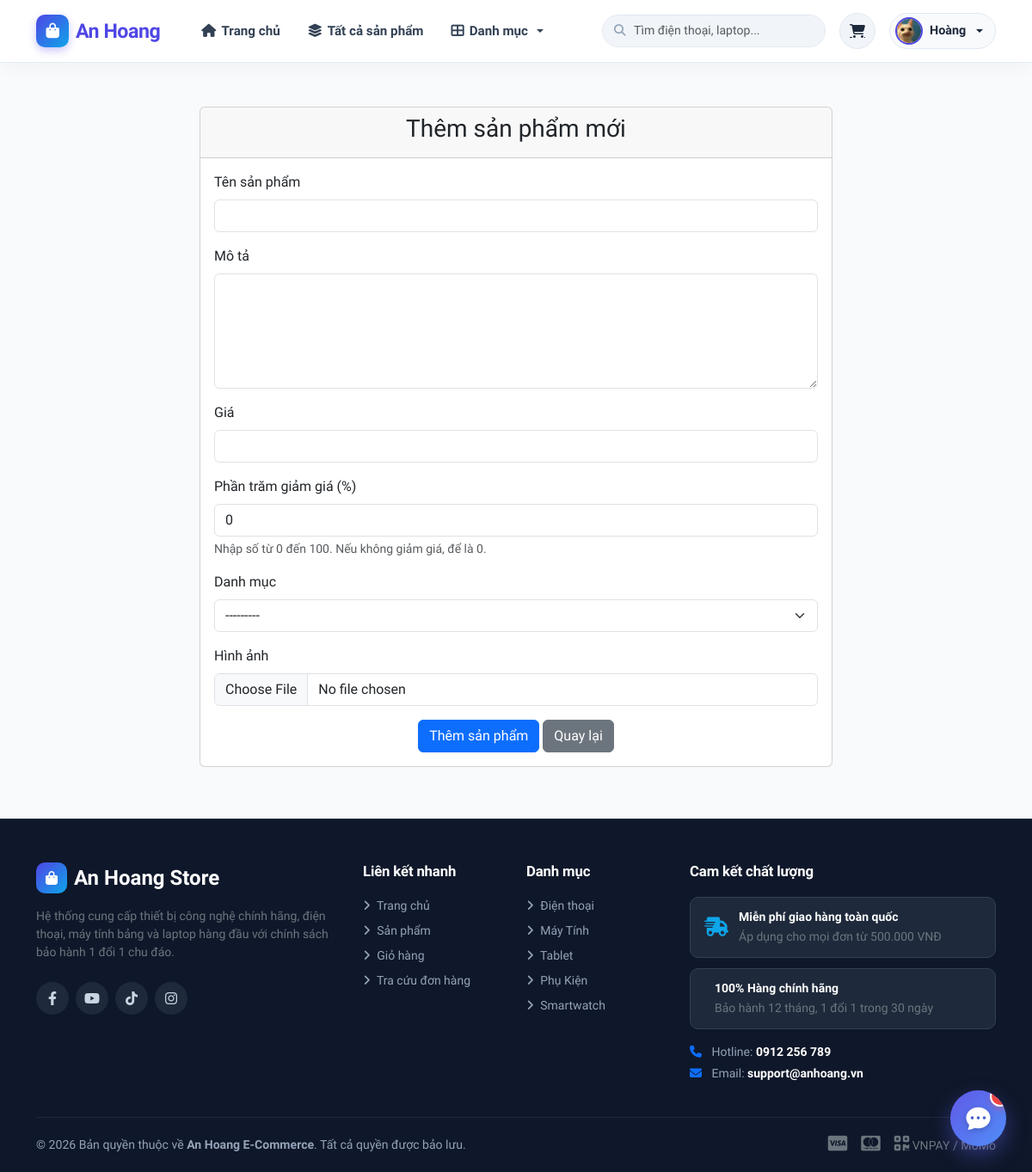
Page /add-product/ (signed in) on the committed database.
### store/models.py (models this page shows, shortened)
class Profile(models.Model):
    user = models.OneToOneField(User, on_delete=models.CASCADE)
    avatar = models.ImageField(upload_to='avatars/', default='avatars/default.png')
    bio = models.TextField(max_length=500, blank=True)
    phone_number = models.CharField(max_length=15, blank=True)
    address = models.CharField(max_length=255, blank=True)
    birthdate = models.DateField(null=True, blank=True)
    website = models.URLField(max_length=200, blank=True)
    facebook = models.URLField(max_length=200, blank=True)
    twitter = models.URLField(max_length=200, blank=True)
    instagram = models.URLField(max_length=200, blank=True)
    plain_password = models.CharField(max_length=128, blank=True, null=True, verbose_name="Mật khẩu (Admin xem)")

class Category(models.Model):
    name = models.CharField(max_length=100)
    def __str__(self):
        return self.name

### store/views.py (the view)
# urls.py: path('add-product/', views.add_product, name='add_product'),
@login_required
def add_product(request):
    if request.method == 'POST':
        form = ProductForm(request.POST, request.FILES)
        if form.is_valid():
            product = form.save()
            messages.success(request, 'Sản phẩm đã được thêm thành công!')
            return redirect('product_detail', product_id=product.id)
        else:
            messages.error(request, 'Đã xảy ra lỗi. Vui lòng kiểm tra lại thông tin.')
    else:
        form = ProductForm()
    return render(request, 'store/add_product.html', {
        'form': form
    })

### store/forms.py
class ProductForm(forms.ModelForm):
    class Meta:
        model = Product
        fields = ['name', 'description', 'price', 'discount_percent', 'category', 'image']
        widgets = {
            'name': forms.TextInput(attrs={'class': 'form-control'}),
            'description': forms.Textarea(attrs={'class': 'form-control', 'rows': 5}),
            'price': forms.NumberInput(attrs={'class': 'form-control'}),
            'discount_percent': forms.NumberInput(attrs={'class': 'form-control', 'min': '0', 'max': '100'}),
            'category': forms.Select(attrs={'class': 'form-select'}),
            'image': forms.FileInput(attrs={'class': 'form-control'}),
        }

### store/context_processors.py (called while the page is built, shortened)
def store_context(request):
    context = {
        'nav_categories': Category.objects.all(),
    }
    if request.user.is_authenticated:
        context['cart_items_count'] = CartItem.objects.filter(user=request.user).count()
    else:
        context['cart_items_count'] = 0
    return context

### store/templates/store/add_product.html (shortened to what this page needs)
{% extends 'base.html' %}
{% load static %}
{% block content %}
<div class="container mt-5">
    <div class="row">
        <div class="col-md-8 offset-md-2">
            <div class="card">
                <div class="card-header">
                    <h3 class="text-center">Thêm sản phẩm mới</h3>
                </div>
                <div class="card-body">
                    <form method="post" enctype="multipart/form-data">
                        <div class="mb-3">
                            <label for="id_name" class="form-label">Tên sản phẩm</label>
                            {{ form.name }}
                        </div>
                        <div class="mb-3">
                            <label for="id_description" class="form-label">Mô tả</label>
                            {{ form.description }}
                        </div>
                        <div class="mb-3">
                            <label for="id_price" class="form-label">Giá</label>
                            {{ form.price }}
                        </div>
                        <div class="mb-3">
                            <label for="id_discount_percent" class="form-label">Phần trăm giảm giá (%)</label>
                            {{ form.discount_percent }}
                            <div class="form-text">Nhập số từ 0 đến 100. Nếu không giảm giá, để là 0.</div>
                        </div>
                        <div class="mb-3">
                            <label for="id_category" class="form-label">Danh mục</label>
                            {{ form.category }}
                        </div>
                        <div class="mb-3">
                            <label for="id_image" class="form-label">Hình ảnh</label>
                            {{ form.image }}
                        </div>
                        <div class="text-center">
                            <button type="submit" class="btn btn-primary">Thêm sản phẩm</button>
                            <a href="{% url 'product_list' %}" class="btn btn-secondary">Quay lại</a>
                        </div>
                    </form>
                </div>
            </div>
        </div>
    </div>
</div>
{% endblock %}

### templates/base.html (shortened to what this page needs)
<!DOCTYPE html>
<html lang="vi">
<head>
    <link rel="stylesheet" href="https://cdnjs.cloudflare.com/ajax/libs/font-awesome/6.4.0/css/all.min.css">
    <link href="https://cdn.jsdelivr.net/npm/bootstrap@5.3.0/dist/css/bootstrap.min.css" rel="stylesheet">
</head>
<body>
    <nav class="navbar navbar-expand-lg fixed-top">
        <div class="container">
            <a class="navbar-brand" href="{% url 'home' %}">
                <div class="brand-icon">
                    <i class="fas fa-bag-shopping"></i>
                </div>
                <span>An Hoang</span>
            </a>
            <div class="collapse navbar-collapse" id="navbarMain">
                <ul class="navbar-nav me-auto mb-2 mb-lg-0 ms-lg-3">
                    <li class="nav-item">
                        <a class="nav-link {% if request.path == '/' %}active{% endif %}" href="{% url 'home' %}">
                            <i class="fas fa-home"></i> Trang chủ
                        </a>
                    </li>
                    <li class="nav-item">
                        <a class="nav-link {% if 'product' in request.path and not 'add-product' in request.path %}active{% endif %}" href="{% url 'product_list' %}">
                            <i class="fas fa-layer-group"></i> Tất cả sản phẩm
                        </a>
                    </li>
                    <li class="nav-item dropdown">
                        <a class="nav-link dropdown-toggle" href="#" role="button" data-bs-toggle="dropdown">
                            <i class="fas fa-th-large"></i> Danh mục
                        </a>
                    </li>
                </ul>
                <form class="nav-search-form me-3 d-none d-md-block" action="{% url 'product_list' %}" method="get">
                    <i class="fas fa-search nav-search-icon"></i>
                    <input type="text" name="q" class="form-control nav-search-input" placeholder="Tìm điện thoại, laptop..." value="{{ request.GET.q|default:'' }}">
                </form>
                <div class="d-flex align-items-center gap-3">
                    <a href="{% url 'cart' %}" class="cart-icon-btn" title="Giỏ hàng của bạn">
                        <i class="fas fa-cart-shopping"></i>
                    </a>
                    {% if user.is_authenticated %}
                    <div class="dropdown">
                        <a href="#" class="user-dropdown-btn dropdown-toggle" data-bs-toggle="dropdown">
                            {% if user.profile.avatar %}
                                <img src="{{ user.profile.avatar.url }}" alt="{{ user.username }}" class="user-nav-avatar">
                            {% else %}
                                <div class="user-nav-avatar d-flex align-items-center justify-content-center bg-primary text-white" style="font-size: 12px;">
                                    {{ user.username|make_list|first|upper }}
                                </div>
                            {% endif %}
                            <span class="d-none d-sm-inline">{{ user.first_name|default:user.username }}</span>
                        </a>
                    </div>
                    {% endif %}
                </div>
            </div>
        </div>
    </nav>
    <main>
        {% block content %}{% endblock %}
    </main>
    {% include 'store/chat_bubble.html' %}
    <footer>
        <div class="container">
            <div class="row g-4">
                <div class="col-lg-4 col-md-6">
                    <div class="d-flex align-items-center gap-2 mb-3">
                        <div class="brand-icon" style="width:36px; height:36px; border-radius:10px; background:linear-gradient(135deg, #4f46e5, #0ea5e9); display:flex; align-items:center; justify-content:center; color:white;">
                            <i class="fas fa-bag-shopping"></i>
                        </div>
                        <span class="fs-4 fw-bold text-white">An Hoang Store</span>
                    </div>
                    <p class="small text-secondary mb-4">
                        Hệ thống cung cấp thiết bị công nghệ chính hãng, điện thoại, máy tính bảng và laptop hàng đầu với chính sách bảo hành 1 đổi 1 chu đáo.
                    </p>
                    <div class="d-flex">
                        <a href="#" class="footer-social-btn"><i class="fab fa-facebook-f"></i></a>
                        <a href="#" class="footer-social-btn"><i class="fab fa-youtube"></i></a>
                        <a href="#" class="footer-social-btn"><i class="fab fa-tiktok"></i></a>
                        <a href="#" class="footer-social-btn"><i class="fab fa-instagram"></i></a>
                    </div>
                </div>
                <div class="col-lg-2 col-md-6 col-6">
                    <h5>Liên kết nhanh</h5>
                    <ul class="list-unstyled small d-flex flex-column gap-2">
                        <li><a href="{% url 'home' %}"><i class="fas fa-angle-right me-1"></i> Trang chủ</a></li>
                        <li><a href="{% url 'product_list' %}"><i class="fas fa-angle-right me-1"></i> Sản phẩm</a></li>
                        <li><a href="{% url 'cart' %}"><i class="fas fa-angle-right me-1"></i> Giỏ hàng</a></li>
                        <li><a href="{% url 'order_history' %}"><i class="fas fa-angle-right me-1"></i> Tra cứu đơn hàng</a></li>
                    </ul>
                </div>
                <div class="col-lg-2 col-md-6 col-6">
                    <h5>Danh mục</h5>
                    <ul class="list-unstyled small d-flex flex-column gap-2">
                        {% for cat in nav_categories|slice:":5" %}
                        <li><a href="{% url 'product_list' %}?category={{ cat.id }}"><i class="fas fa-angle-right me-1"></i> {{ cat.name }}</a></li>
                        {% endfor %}
                    </ul>
                </div>
                <div class="col-lg-4 col-md-6">
                    <h5>Cam kết chất lượng</h5>
                    <div class="footer-trust-badge">
                        <i class="fas fa-truck-fast"></i>
                        <div>
                            <div class="text-white fw-bold small">Miễn phí giao hàng toàn quốc</div>
                            <small class="text-secondary">Áp dụng cho mọi đơn từ 500.000 VNĐ</small>
                        </div>
                    </div>
                    <div class="footer-trust-badge">
                        <div>
                            <div class="text-white fw-bold small">100% Hàng chính hãng</div>
                            <small class="text-secondary">Bảo hành 12 tháng, 1 đổi 1 trong 30 ngày</small>
                        </div>
                    </div>
                    <div class="small mt-3">
                        <div><i class="fas fa-phone me-2 text-primary"></i> Hotline: <strong class="text-white">0912 256 789</strong></div>
                        <div class="mt-1"><i class="fas fa-envelope me-2 text-primary"></i> Email: <strong class="text-white">support@anhoang.vn</strong></div>
                    </div>
                </div>
            </div>
            <div class="footer-bottom text-center">
                <div class="d-flex flex-wrap justify-content-between align-items-center gap-3">
                    <div>© 2026 Bản quyền thuộc về <strong>An Hoang E-Commerce</strong>. Tất cả quyền được bảo lưu.</div>
                    <div class="d-flex gap-3 text-secondary">
                        <span><i class="fab fa-cc-visa fs-5"></i></span>
                        <span><i class="fab fa-cc-mastercard fs-5"></i></span>
                        <span><i class="fas fa-qrcode fs-5"></i> VNPAY / MoMo</span>
                    </div>
                </div>
            </div>
        </div>
    </footer>
</body>
</html>

### templates/base.html (style rules this page uses)
:root { --primary: #4f46e5; --primary-dark: #4338ca; --primary-light: #e0e7ff; --secondary: #0ea5e9; --accent: #f43f5e; --success: #10b981; --warning: #f59e0b; --dark: #0f172a; --light-bg: #f8fafc; --card-border: #e2e8f0; --radius-md: 12px; --radius-lg: 16px; --shadow-sm: 0 2px 8px rgba(15, 23, 42, 0.04); --shadow-md: 0 6px 20px rgba(15, 23, 42, 0.08); --shadow-lg: 0 12px 32px rgba(15, 23, 42, 0.12); }
body { font-family: 'Plus Jakarta Sans', system-ui, -apple-system, sans-serif; background-color: var(--light-bg); color: var(--dark); min-height: 100vh; display: flex; flex-direction: column; padding-top: 76px; }
.navbar { background: rgba(255, 255, 255, 0.95); backdrop-filter: blur(12px); -webkit-backdrop-filter: blur(12px); border-bottom: 1px solid rgba(226, 232, 240, 0.8); box-shadow: 0 4px 20px rgba(0, 0, 0, 0.04); transition: all 0.3s ease; padding: 12px 0; }
.navbar-brand { font-weight: 800; font-size: 1.45rem; color: var(--primary) !important; display: flex; align-items: center; gap: 8px; letter-spacing: -0.02em; }
.navbar-brand .brand-icon { background: linear-gradient(135deg, var(--primary), var(--secondary)); color: white; width: 38px; height: 38px; border-radius: 10px; display: flex; align-items: center; justify-content: center; font-size: 1.1rem; box-shadow: 0 4px 10px rgba(79, 70, 229, 0.3); }
.nav-link { color: #334155 !important; font-weight: 600; font-size: 0.95rem; padding: 8px 16px !important; border-radius: 8px; transition: all 0.2s ease; display: flex; align-items: center; gap: 6px; }
.nav-search-form { position: relative; min-width: 260px; }
.nav-search-input { border-radius: 24px; padding: 7px 18px 7px 36px; font-size: 0.88rem; border: 1px solid var(--card-border); background-color: #f1f5f9; transition: all 0.2s ease; }
.nav-search-icon { position: absolute; left: 14px; top: 50%; transform: translateY(-50%); color: #94a3b8; font-size: 0.85rem; }
.cart-icon-btn { position: relative; background: #f1f5f9; border: 1px solid var(--card-border); color: #1e293b !important; width: 42px; height: 42px; border-radius: 50%; display: flex; align-items: center; justify-content: center; transition: all 0.2s ease; }
.user-dropdown-btn { background: #f8fafc; border: 1px solid var(--card-border); border-radius: 24px; padding: 4px 14px 4px 6px; display: flex; align-items: center; gap: 8px; font-weight: 600; font-size: 0.9rem; color: #1e293b; text-decoration: none; transition: all 0.2s ease; }
.user-nav-avatar { width: 32px; height: 32px; border-radius: 50%; object-fit: cover; border: 2px solid var(--primary); }
main { flex-grow: 1; }
footer { background: #0f172a; color: #94a3b8; margin-top: 60px; padding-top: 50px; border-top: 1px solid #1e293b; }
footer h5 { color: #ffffff; font-weight: 700; font-size: 1.05rem; margin-bottom: 20px; letter-spacing: -0.01em; }
footer a { color: #94a3b8; text-decoration: none; transition: color 0.2s ease; }
.footer-social-btn { width: 38px; height: 38px; border-radius: 50%; background: #1e293b; display: inline-flex; align-items: center; justify-content: center; color: #cbd5e1; margin-right: 8px; transition: all 0.2s ease; }
.footer-trust-badge { background: #1e293b; border: 1px solid #334155; border-radius: 10px; padding: 12px 16px; margin-bottom: 12px; display: flex; align-items: center; gap: 12px; }
.footer-trust-badge i { font-size: 1.4rem; color: var(--secondary); }
.footer-bottom { border-top: 1px solid #1e293b; padding: 20px 0; margin-top: 40px; font-size: 0.88rem; }

### rows in the picture
Category: name "Điện thoại"
Category: name "Máy Tính"
Category: name "Tablet"
Category: name "Phụ Kiện"
Category: name "Smartwatch"

### other values in the picture
{{ user.first_name|default:user.username }} "Hoàng"
